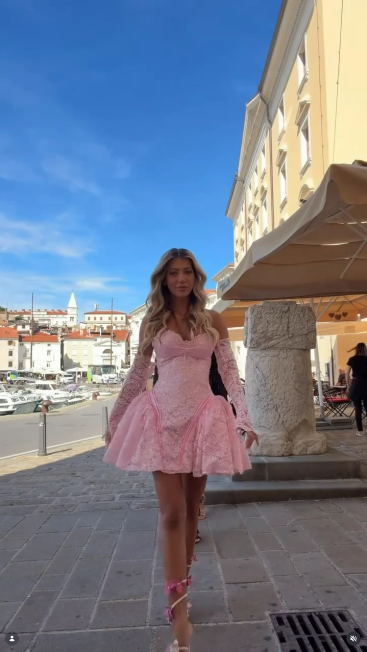
#> input picture _ref/1.webp, 733 x 1303 px (shown at 1/2 size)
$ python process_images.py
#> lines starting #> are read from the running program, lines starting #| are printed output that depends on the picture
"""Crop the supplied reference photos into clean web assets.

Source: _ref/ (owner-supplied Instagram screenshots / stills).
Every crop removes the Instagram UI overlays (profile + mute icons in the
bottom corners) and thin screenshot borders. Nothing is retouched.
Run:  python tools/process_images.py
"""
from pathlib import Path
from PIL import Image

ROOT = Path(__file__).resolve().parent.parent
SRC, OUT = ROOT / "_ref", ROOT / "img"
OUT.mkdir(exist_ok=True)

# name: (source, (left, top, right, bottom))  — bottom trims IG icons
CROPS = {
    # full views
    "blush-front":      ("1.webp", (4, 4, 729, 1252)),
    "noir-turn":        ("2.webp", (4, 4, 713, 1250)),
    "noir-front":       ("3.webp", (6, 8, 724, 1254)),
    "plava-front":      ("4.webp", (4, 4, 709, 1212)),
    "plava-back":       ("5.webp", (0, 0, 664, 948)),
    "noir-back":        ("6.webp", (2, 2, 729, 880)),
    "plava-more":       ("7.png",  (0, 0, 534, 497)),
    "zuta-back":        ("8.png",  (0, 0, 588, 709)),
    "grupa":            ("9.webp", (0, 0, 715, 827)),
    # per-look crops from the group photograph (left -> right: ivory, blush, blue, yellow, black)
    "ivory-grupa":      ("9.webp", (18, 150, 222, 712)),
    "blush-grupa":      ("9.webp", (148, 40, 332, 520)),
    "plava-grupa":      ("9.webp", (250, 190, 446, 727)),
    "zuta-grupa":       ("9.webp", (372, 90, 566, 715)),
    "noir-grupa":       ("9.webp", (510, 100, 715, 712)),
    # fabric / construction details
    "detalj-plava-cipka":   ("5.webp", (230, 420, 664, 900)),
    "detalj-plava-ledja":   ("5.webp", (190, 150, 560, 560)),
    "detalj-plava-masna":   ("7.png",  (140, 0, 470, 300)),
    "detalj-noir-sljokice": ("6.webp", (110, 380, 600, 740)),
    "detalj-zuta-ledja":    ("8.png",  (170, 150, 470, 470)),
    "detalj-blush-korset":  ("1.webp", (250, 620, 520, 960)),
}

for name, (src, box) in CROPS.items():
    im = Image.open(SRC / src).convert("RGB").crop(box)
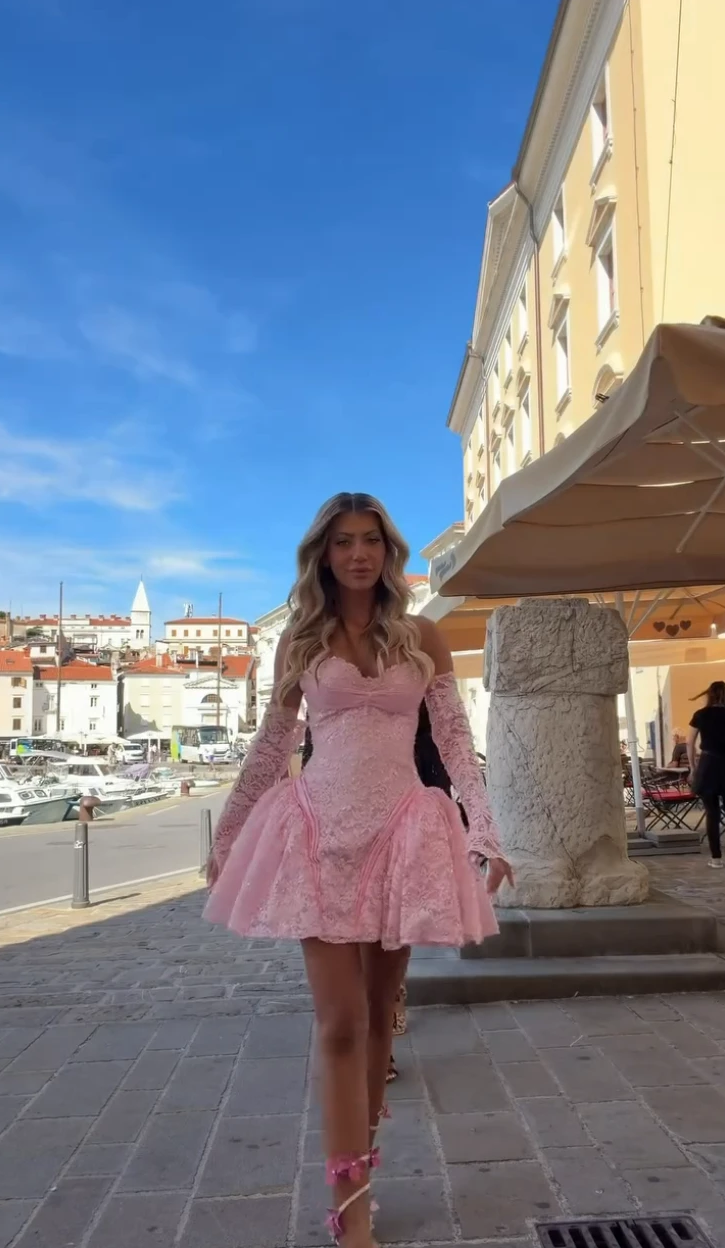
#> im: PIL image 725x1248 RGB; mean R, G, B 117.5, 126.6, 144.1
    im.save(OUT / f"{name}.webp", "WEBP", quality=88, method=6)
    print(f"{name:22s} {im.size}")
#| blush-front            (725, 1248)
#> pass 2 of the loop `for name, (src, box) in CROPS.items():`:
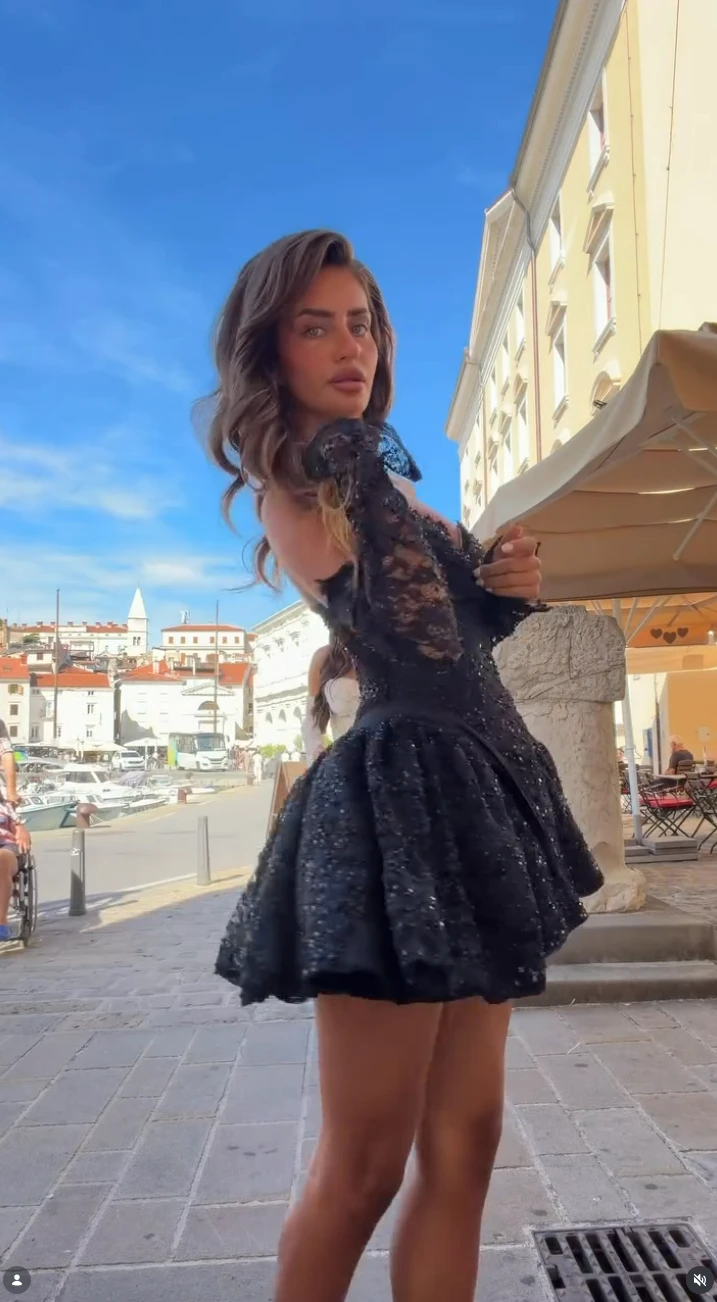
#> input picture _ref/2.webp, 717 x 1302 px
#> `im = Image.open(SRC / src).convert("RGB").crop(box)`:
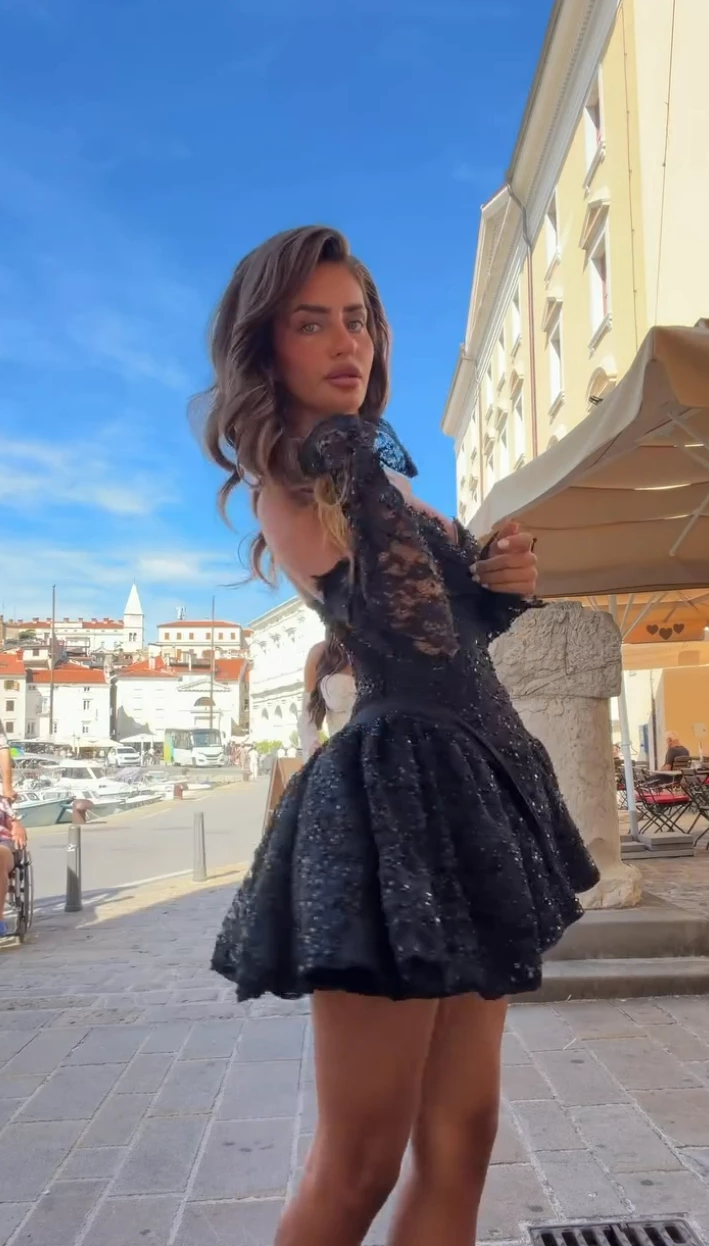
#> im: PIL image 709x1246 RGB; mean R, G, B 124.8, 132.3, 147.7
#| noir-turn              (709, 1246)
#> pass 3 of the loop `for name, (src, box) in CROPS.items():`:
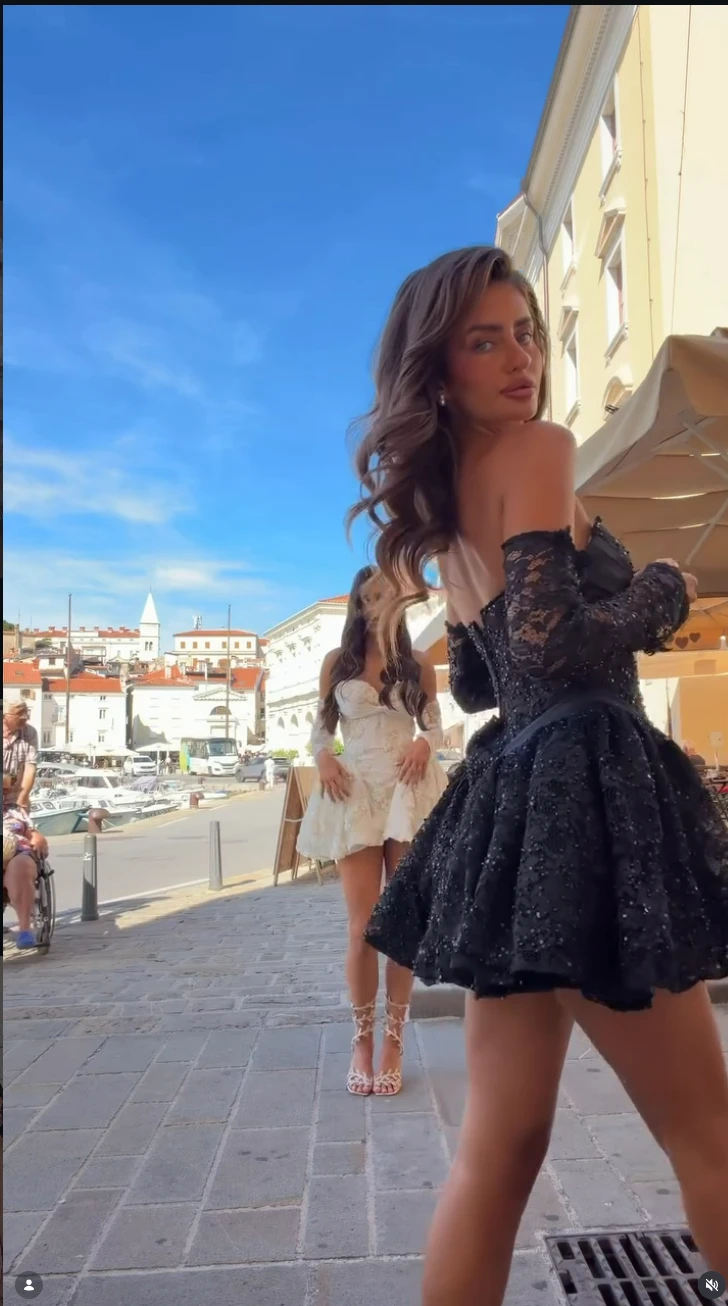
#> input picture _ref/3.webp, 728 x 1306 px
#> `im = Image.open(SRC / src).convert("RGB").crop(box)`:
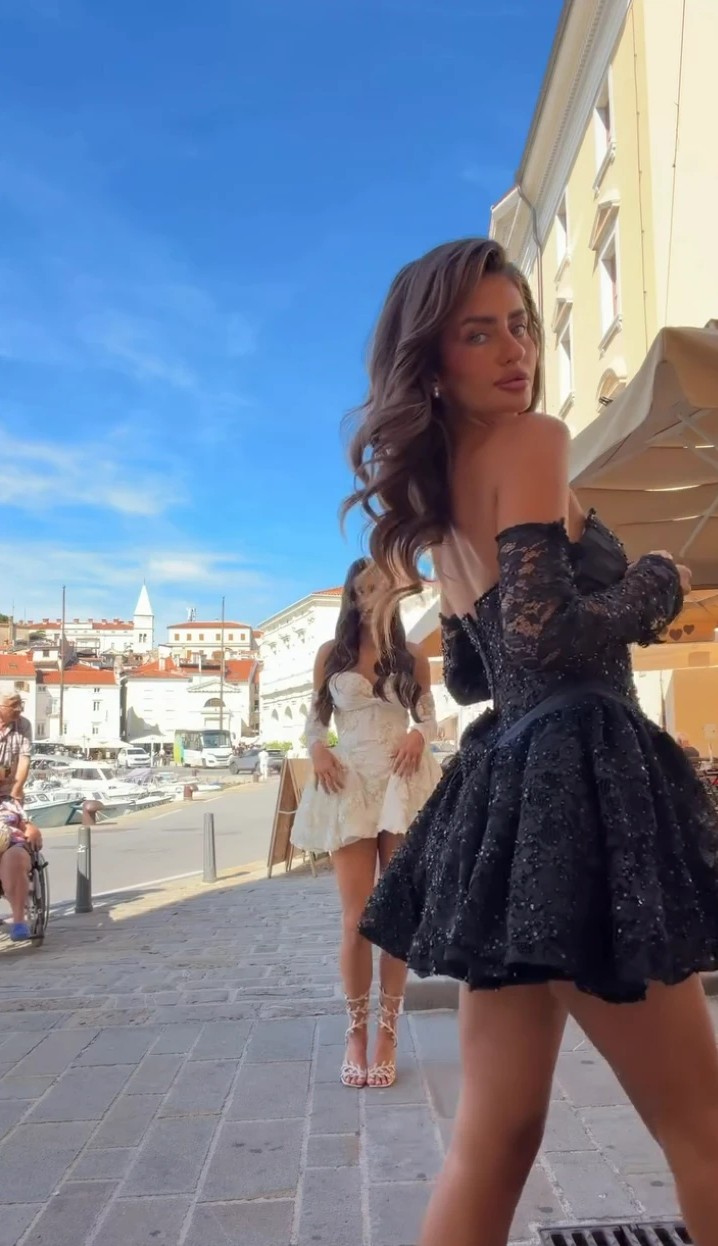
#> im: PIL image 718x1246 RGB; mean R, G, B 119.7, 129.9, 149.1
#| noir-front             (718, 1246)
#> (the run stopped early here; a loop or call above may not have finished)
